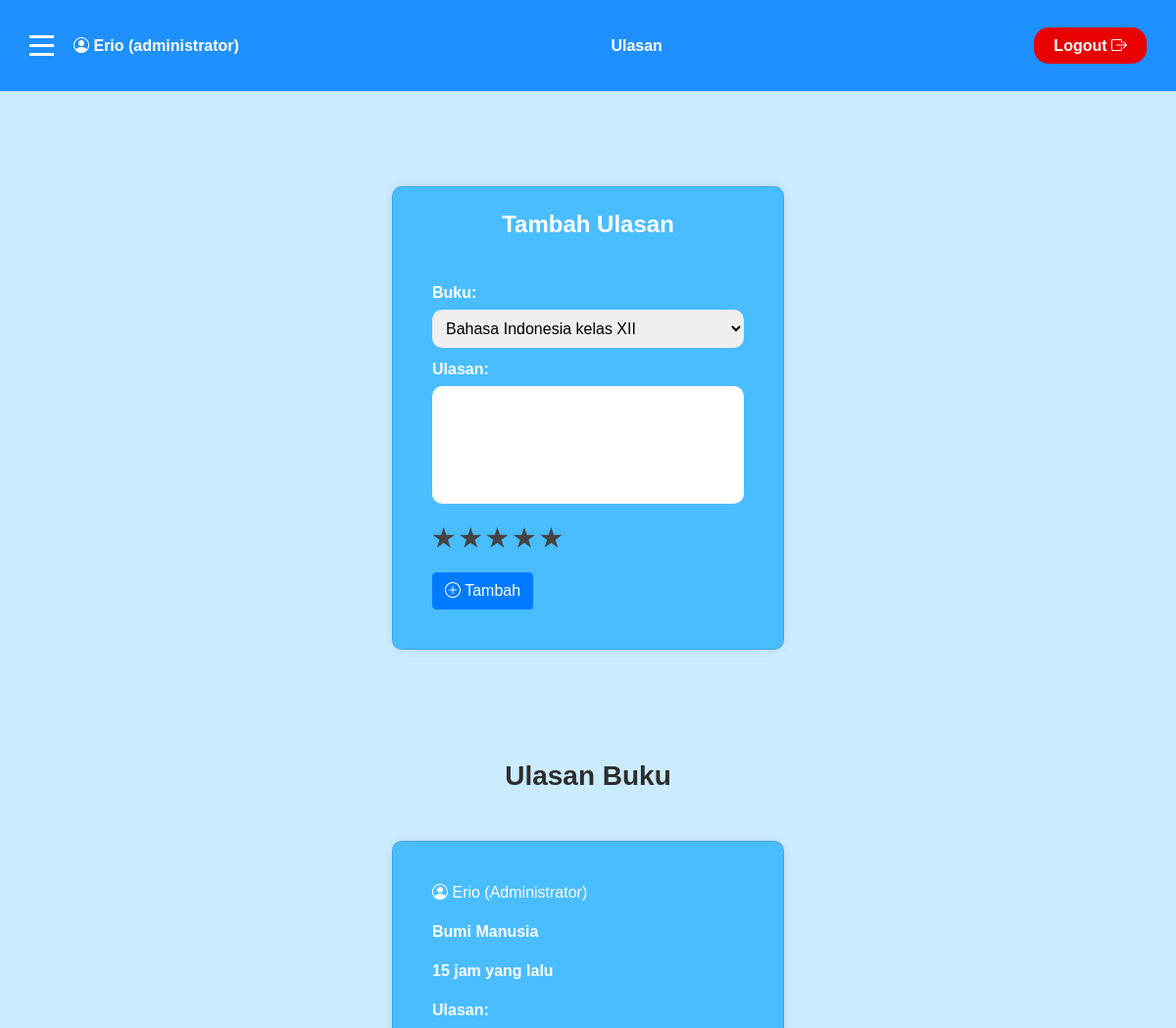
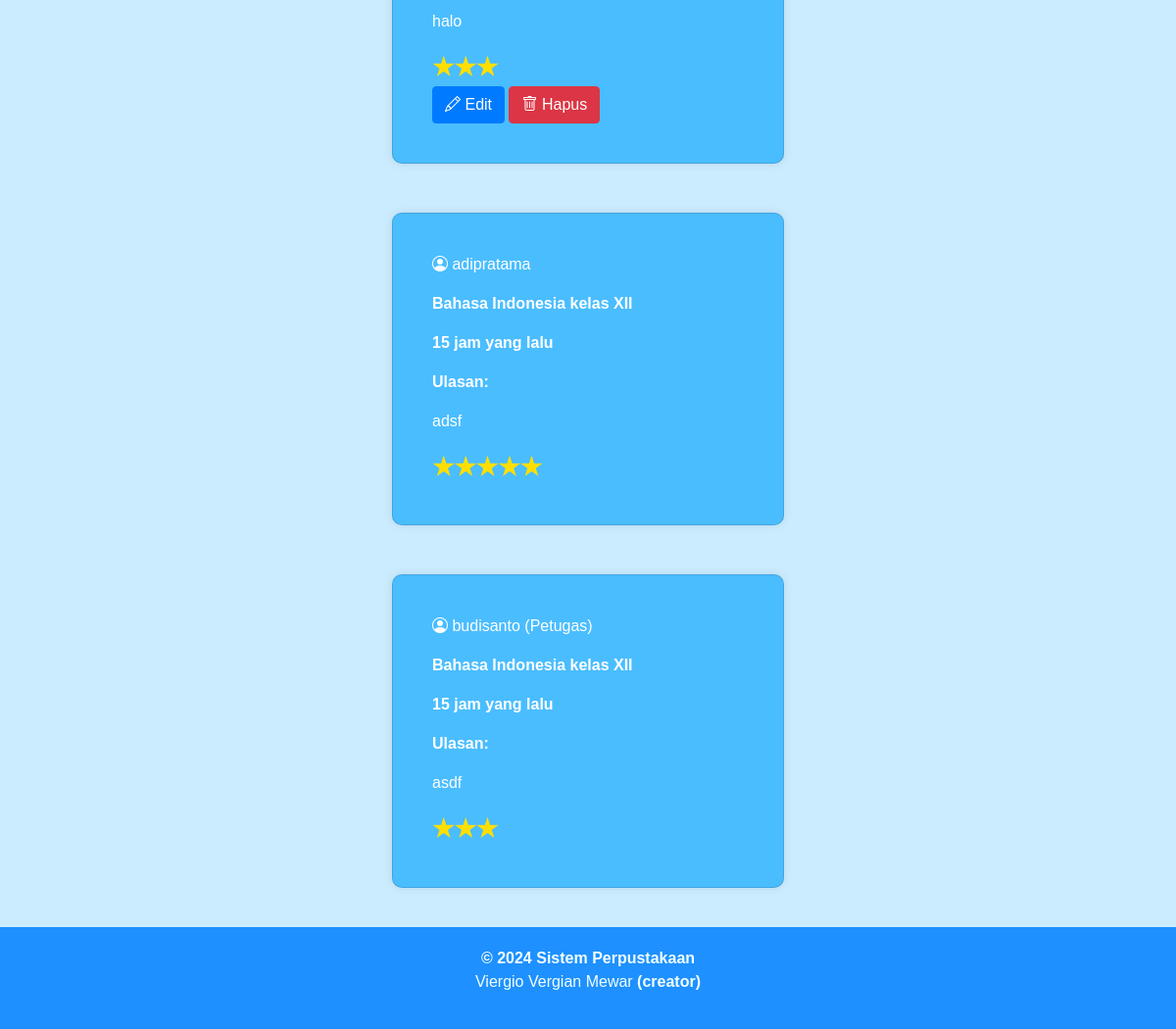
Page /user/administrator/ulasan.php (signed in) on the committed database (2 pictures, top to bottom).
### tables this page shows
CREATE TABLE IF NOT EXISTS `ulasanbuku` (
  `UlasanID` int(11) NOT NULL AUTO_INCREMENT,
  `UserID` int(11) NOT NULL,
  `BukuID` int(11) NOT NULL,
  `Ulasan` text NOT NULL,
  `Rating` int(11) NOT NULL,
  `TanggalUpload` timestamp NULL DEFAULT CURRENT_TIMESTAMP,
  PRIMARY KEY (`UlasanID`),
  KEY `UserID` (`UserID`,`BukuID`),
  KEY `BukuID` (`BukuID`)
);

CREATE TABLE IF NOT EXISTS `user` (
  `UserID` int(11) NOT NULL AUTO_INCREMENT,
  `Username` varchar(255) NOT NULL,
  `Password` varchar(255) NOT NULL,
  `Email` varchar(255) NOT NULL,
  `NamaLengkap` varchar(255) NOT NULL,
  `Alamat` text NOT NULL,
  `Level` enum('administrator','petugas','peminjam') NOT NULL,
  PRIMARY KEY (`UserID`)
);

CREATE TABLE IF NOT EXISTS `buku` (
  `BukuID` int(11) NOT NULL AUTO_INCREMENT,
  `Judul` varchar(255) NOT NULL,
  `Penulis` varchar(255) NOT NULL,
  `Penerbit` varchar(255) NOT NULL,
  `TahunTerbit` int(11) NOT NULL,
  PRIMARY KEY (`BukuID`)
);

### user/administrator/ulasan.php (the view, shortened to what this page needs)
<?php
require '../../database/db.php';
$query_reviews = mysqli_query($db, "SELECT * FROM ulasanbuku");
$reviews = mysqli_fetch_all($query_reviews, MYSQLI_ASSOC);
function waktu_berlalu($timestamp) {
    $waktu_sekarang = time();
    $selisih_waktu = $waktu_sekarang - strtotime($timestamp);
    $detik = $selisih_waktu;
    $menit      = round($detik / 60);
    $jam           = round($detik / 3600);
    $hari          = round($detik / 86400);
    $pekan        = round($detik / 604800);
    $bulan     = round($detik / 2629440);
    $tahun         = round($detik / 31553280);
    if ($detik <= 60) {
        return "Baru saja diposting";
    } else if ($menit <= 60) {
        return ($menit == 1) ? "Satu menit yang lalu" : "$menit menit yang lalu";
    } else if ($jam <= 24) {
        return ($jam == 1) ? "Sejam yang lalu" : "$jam jam yang lalu";
    } else if ($hari <= 7) {
        return ($hari == 1) ? "Kemarin" : "$hari hari yang lalu";
    } else if ($pekan <= 4.3) {
        return ($pekan == 1) ? "Sepekan yang lalu" : "$pekan Pekan yang lalu";
    } else if ($bulan <= 12) {
        return ($bulan == 1) ? "Sebulan yang lalu" : "$bulan bulan yang lalu";
    } else {
        return ($tahun == 1) ? "Setahun yang lalu" : "$tahun tahun yang lalu";
    }
}
?>
<!DOCTYPE html>
<html lang="en">
<head>
    <link rel="stylesheet" href="https://stackpath.bootstrapcdn.com/bootstrap/4.3.1/css/bootstrap.min.css"
>
    <link rel="stylesheet" href="https://cdn.jsdelivr.net/npm/bootstrap-icons@1.11.3/font/bootstrap-icons.min.css">
    <link rel="stylesheet" href="https://stackpath.bootstrapcdn.com/font-awesome/4.7.0/css/font-awesome.min.css">
    <link rel="stylesheet" href="../../css/styles.css">
    <link rel="stylesheet" href="../../css/card.css">
    <link rel="stylesheet" href="../../css/ulasan.css">
</head>
<body>
    <div class="main-content">
        <?php include_once('../../dashboard/navbar.php'); ?>
        <div class="main-content">
            <div class="ulasan-form">
                <div class="card">
                <div class="card-title">Tambah Ulasan</div>
                    <div class="card-body">
                        <form method="POST" action="">
                            <label for="bukuID">Buku:</label>
                            <select name="bukuID" required>
                                <?php
                                $query_buku = mysqli_query($db, "SELECT BukuID, Judul FROM buku");
                                $buku_details = mysqli_fetch_all($query_buku, MYSQLI_ASSOC);
                                foreach ($buku_details as $buku) {
                                    echo "<option value='{$buku['BukuID']}'>{$buku['Judul']}</option>";
                                }
                                ?>
                            </select>
                            <label for="ulasan">Ulasan:</label>
                            <textarea name="ulasan" style="resize: none; height: 120px;" required></textarea>
                            <fieldset class="rating" required>
                                <?php
                                for ($i = 1; $i <= 5; $i++) {
                                    echo "<input type='radio' id='star{$i}' class='star' name='rating' value='{$i}' /><label for='star{$i}' title='{$i} stars'>&#9733;</label>";
                                }
                                ?>
                            </fieldset><br>
                            <button type="submit" class="btn btn-primary"><i class="bi bi-plus-circle" title="Tambah"></i> Tambah</button>
                        </form>
                    </div>
                </div>
            </div>
            <div class="ulasan-buku">
                <h3>Ulasan Buku</h3>
                <?php foreach ($reviews as $review): ?>
                    <div class="card">
                        <div class="card-body">
                            <?php
                            $userID = $review['UserID'];
                            $query_user = mysqli_query($db, "SELECT Username, Level FROM user WHERE UserID = '$userID'");
                            $user_details = mysqli_fetch_assoc($query_user);
                            $bukuID = $review['BukuID'];
                            $query_book = mysqli_query($db, "SELECT Judul FROM buku WHERE BukuID = '$bukuID'");
                            $book_details = mysqli_fetch_assoc($query_book);
                            echo "<p><i class='bi bi-person-circle'></i> " . ($user_details['Level'] == 'administrator' || $user_details['Level'] == 'petugas' ? ($user_details['Username'] ?? 'Unknown User') . ' (' . ucfirst($user_details['Level']) . ')' : ($user_details['Username'] ?? 'Unknown User')) . "</p>";
                            echo "<span class='card-text' style='font-weight: bold;'>" . ($book_details['Judul'] ?? 'Unknown Book') . "</p>";
                            ?>
                            <p class="card-text" style="font-weight: bold;"><?= waktu_berlalu($review['TanggalUpload']); ?></p>
                            <p class="card-text" style="font-weight: bold;">Ulasan:</p>
                            <p style="font-weight: normal;"><?= $review['Ulasan']; ?></p>
                            <?php
                            $rating = intval($review['Rating']);
                            for ($i = 1; $i <= $rating; $i++) {
                                echo "<span style='color: #FFDF00; font-size: 25px; font-weight: bold;'>&#9733;</span>";
                            }
                            if ($_SESSION['UserID'] == $review['UserID']) {
                                echo "<br><a href='../../function/editUlasan.php?ulasanID={$review['UlasanID']}' name='ulasanID' class='btn btn-primary'><i class='bi bi-pencil' title='Edit'></i> Edit</a>
                                <form method='POST' action='' class='d-inline-block'>
                                    <input type='hidden' name='action' value='delete_review'>
                                    <input type='hidden' name='ulasanID' value='{$review['UlasanID']}'>
                                    <button type='submit' class='btn btn-danger' onclick='return confirm(\"Apakah kamu yakin ingin menghapus ulasan ini?\")'><i class='bi bi-trash' title='Hapus'></i> Hapus</button>
                                </form>";
                            }
                            ?>
                        </div>
                    </div>
                <?php endforeach; ?>
            </div>
        </div>
    </div>
    <?php include_once('../../dashboard/footer.php'); ?>
</body>
</html>

### css/styles.css (style rules this page uses)
body { display: flex; flex-direction: column; min-height: 100vh; font-family: Arial, sans-serif; background: #c8deff; margin-top: 10%; padding: 0; height: 100vh; animation: gradientAnimation 20s linear infinite forwards; }
.main-content { flex-grow: 1; }
h3, h2 { color: #2e2e2e; }

### css/card.css (style rules this page uses)
body { font-family: "Arial", sans-serif; background-color: #cbecff; }
.main-content { margin: 20px; }
.card { width: 400px; padding: 20px; margin: auto; margin-top: 50px; border-radius: 10px; box-shadow: 0 0 10px rgba(0, 0, 0, 0.1); background-color: #4abdff; color: #ffffff; }
.card-title { font-size: 24px; font-weight: bold; text-align: center; margin-bottom: 20px; }
label { font-weight: bold; display: block; margin-bottom: 5px; }
input, select, textarea { width: 100%; padding: 10px; margin-bottom: 10px; border-radius: 10px; border: none; box-sizing: border-box; }

### css/ulasan.css (style rules this page uses)
body { font-family: "Arial", sans-serif; background-color: #cbecff; }
h3 { font-weight: bold; text-align: center; }
.ulasan-buku { margin-top: 10%; }
.rating { display: inline-block; }
.rating label { cursor: pointer; font-size: 25px; color: #444444; display: inline-block; padding-right: 5px; padding-bottom: 10px; }

### rows in the picture
ulasanbuku: UserID.Username "Erio", UserID.Level "Administrator", BukuID.Judul "Bumi Manusia", TanggalUpload "15 jam yang lalu", Ulasan "halo", Rating 3 (drawn)
ulasanbuku: UserID.Username "adipratama", BukuID.Judul "Bahasa Indonesia kelas XII", TanggalUpload "15 jam yang lalu", Ulasan "adsf", Rating 5 (drawn)
ulasanbuku: UserID.Username "budisanto", UserID.Level "Petugas", BukuID.Judul "Bahasa Indonesia kelas XII", TanggalUpload "15 jam yang lalu", Ulasan "asdf", Rating 3 (drawn)

### other values in the picture
$username "Erio"
$_SESSION['Level'] "administrator"
$nama_sistem "Ulasan"
form field bukuID "Bahasa Indonesia kelas XII"
